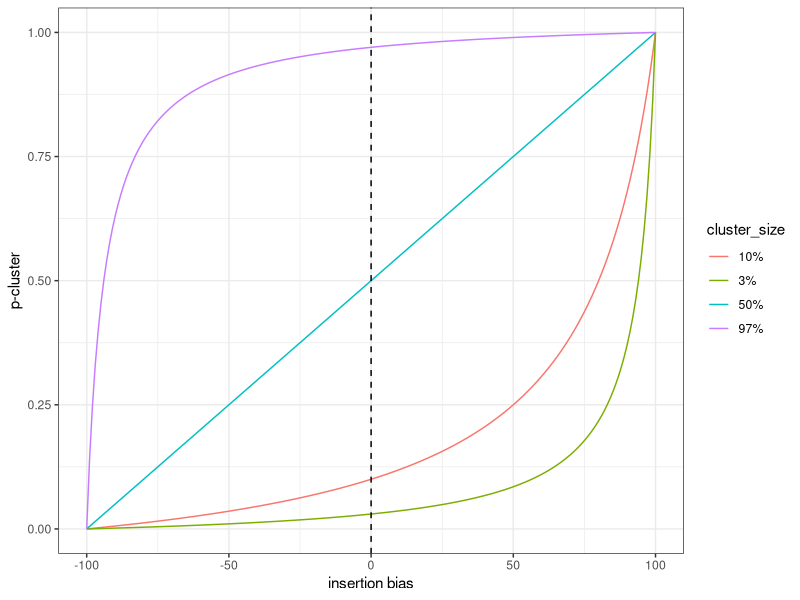

The R script that drew this image:
## ---- chunk 1
knitr::opts_chunk$set(echo = TRUE)
## ---- chunk 2
pc <- function(bias,clufrac){
genfrac<- 1.0-clufrac
bias <- bias/100
clufit <- (bias+1.0)/2.0
genfit <- 1.0 - clufit
totfit <- clufrac*clufit + genfrac*genfit
p<-(clufrac*clufit)/totfit
}
## ---- chunk 3
library(ggplot2)
theme_set(theme_bw())
p3<-pc(-100:100,0.03)
p10<-pc(-100:100,0.1)
p50<-pc(-100:100,0.5)
p97<-pc(-100:100,0.97)
df<-data.frame(bias=rep(-100:100,4),insprob=c(p3,p10,p50,p97),cluster_size=c(rep("3%",201),rep("10%",201),rep("50%",201),rep("97%",201)))
 
g<-ggplot(df,aes(x=bias,y=insprob,col=cluster_size))+geom_line()+xlab("insertion bias")+ylab("p-cluster")+
geom_vline(xintercept = 0, linetype="dashed")
plot(g)
